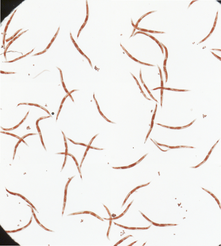
#> input picture images/BBBC011/L4440/1/1.png, 221 x 246 px, shrunk from 691 x 770 before the run
$ jupyter execute --allow-errors 3_image_analysis.ipynb   (shell and % lines are left out)
#> lines starting #> are read from the running program, lines starting #| are printed output that depends on the picture; after the words box and inside, x2 and y2 are one past the last pixel; in counts of white or black regions, pixels touching at a corner belong together
# Image analysis

[cell 1]
import math
import matplotlib
import matplotlib.pyplot
import scipy.ndimage
import skimage
import skimage.color
import skimage.data
import skimage.feature
import skimage.filters
import skimage.io
import skimage.morphology
import skimage.util

[cell 2]
image = skimage.io.imread("images/BBBC011/L4440/1/1.png")
#> image is the input picture: shape (246, 221, 3); mean R, G, B 240.4, 237.9, 235.4

grayscale = skimage.color.rgb2gray(image)
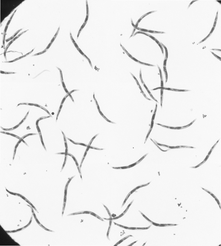
#> grayscale: shape (246, 221) float64; min 0.0409, max 1, mean 0.934

cropped = skimage.util.crop(grayscale, 100)

_, (a, b, c) = matplotlib.pyplot.subplots(
    figsize=(16, 5),
    ncols=3
)

a.imshow(image)
a.set_title("Original")

b.imshow(grayscale, cmap=matplotlib.pyplot.cm.gray)
b.set_title("Grayscale")

c.imshow(cropped, cmap=matplotlib.pyplot.cm.gray)
c.set_title("Cropped")

matplotlib.pyplot.show()

## Image segmentation

### Thresholding

[cell 3]
threshold = skimage.filters.threshold_otsu(cropped)
#> threshold = 0.79

binary = cropped > threshold
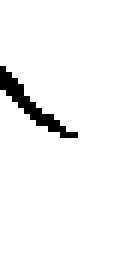
#> binary: shape (46, 21) bool (shown 6 times larger); 96.3% white; black in thin lines or dots, all inside (x1, y1, x2, y2) = (0, 11, 13, 23)

_, (a, b, c) = matplotlib.pyplot.subplots(
    figsize=(16, 5),
    ncols=3
)

a.imshow(cropped, cmap=matplotlib.pyplot.cm.gray)

b.hist(cropped)
b.axvline(threshold, color="red")

c.imshow(binary, cmap=matplotlib.pyplot.cm.gray)

matplotlib.pyplot.show()
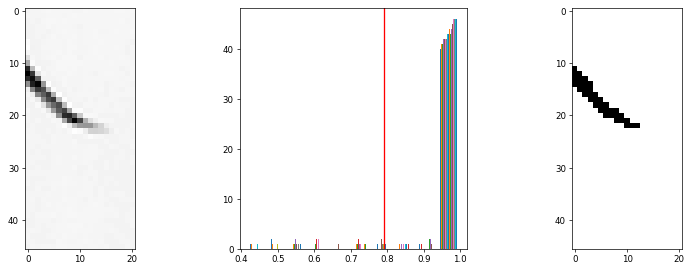
#> figure drawn by matplotlib, 3 panels; panel 2: tallest bar 40 high, from x = 0.945 to 0.948; panel 2: tallest bar 41 high, from x = 0.948 to 0.95; panel 2: tallest bar 41 high, from x = 0.95 to 0.952

#### Otsu’s method

[cell 4]
radius = 15

disk = skimage.morphology.disk(radius)

local_otsu = skimage.filters.rank.otsu(cropped, disk)
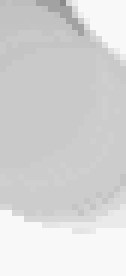
#> local_otsu: shape (46, 21) (shown 6 times larger); min 138, max 248, mean 213.2

threshold_global_otsu = skimage.filters.threshold_otsu(cropped)
#> threshold_global_otsu = 0.79

global_otsu = cropped >= threshold_global_otsu

figure, axis = matplotlib.pyplot.subplots(
    figsize=(16, 10),
    ncols=2,
    nrows=2
)

a, b, c, d = axis.ravel()

figure.colorbar(a.imshow(cropped, cmap=matplotlib.pyplot.cm.gray), ax=a, orientation='horizontal')
a.set_title('Original')

figure.colorbar(b.imshow(local_otsu, cmap=matplotlib.pyplot.cm.gray), ax=b, orientation='horizontal')
b.set_title('Local Otsu (radius=%d)' % radius)

c.imshow(cropped >= local_otsu, cmap=matplotlib.pyplot.cm.gray)
c.set_title('Original >= Local Otsu' % threshold_global_otsu)

d.imshow(global_otsu, cmap=matplotlib.pyplot.cm.gray)
d.set_title('Global Otsu (threshold = %d)' % threshold_global_otsu)

matplotlib.pyplot.show()
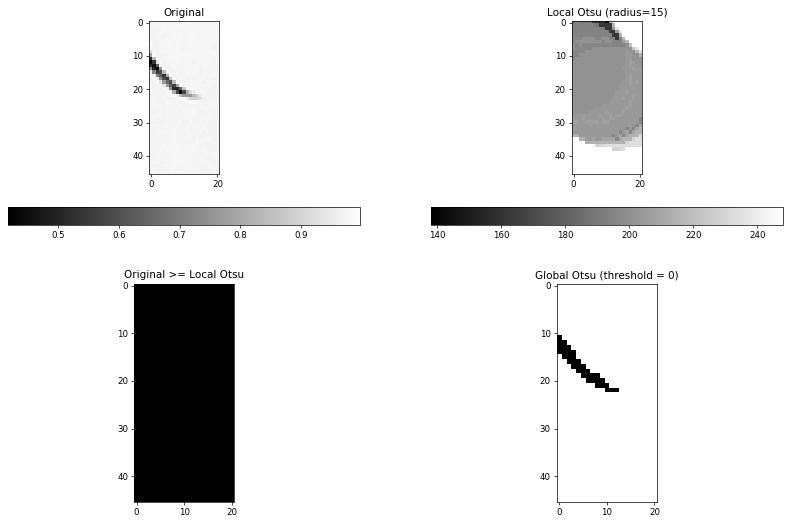
#> figure drawn by matplotlib, 6 panels

### Watershed

[cell 5]
threshold = 0.92

binary = cropped > threshold
#> binary: shape (46, 21) bool; 94.6% white; black in thin lines or dots, all inside (x1, y1, x2, y2) = (0, 10, 16, 24)

_, (a, b, c) = matplotlib.pyplot.subplots(
    figsize=(16, 5),
    ncols=3
)

a.imshow(cropped, cmap=matplotlib.pyplot.cm.gray)

b.hist(cropped)
b.axvline(threshold, color="red")

c.imshow(binary, cmap=matplotlib.pyplot.cm.gray)

matplotlib.pyplot.show()
#> figure, not shown here; panel 2: tallest bar 40 high, from x = 0.945 to 0.948; panel 2: tallest bar 41 high, from x = 0.948 to 0.95; panel 2: tallest bar 41 high, from x = 0.95 to 0.952

[cell 6]
median_disk = skimage.morphology.disk(2)

#> (the rest of this cell did not finish here and is left out)

## Object recognition

### Feature detection

#### Edge detection

##### Sobel operator

[cell 7]
sobel = skimage.filters.sobel(binary)

_, (axis) = matplotlib.pyplot.subplots(
    figsize=(16, 8)
)

axis.imshow(sobel, cmap=matplotlib.pyplot.cm.gray)

##### Canny edge detector

[cell 8]
sigma_1 = skimage.feature.canny(binary, sigma=0.05)
#> sigma_1: shape (46, 21) bool; 5% white in thin lines or dots, all inside (x1, y1, x2, y2) = (1, 10, 16, 25)
sigma_2 = skimage.feature.canny(binary, sigma=0.10)
sigma_3 = skimage.feature.canny(binary, sigma=0.25)
sigma_4 = skimage.feature.canny(binary, sigma=0.50)
sigma_5 = skimage.feature.canny(binary, sigma=1.00)
sigma_6 = skimage.feature.canny(binary, sigma=2.00)
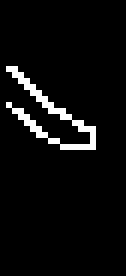
#> sigma_6: shape (46, 21) bool (shown 6 times larger); 4.7% white in thin lines or dots, all inside (x1, y1, x2, y2) = (1, 11, 16, 25)

[cell 9]
_, (a, b, c) = matplotlib.pyplot.subplots(
    ncols=3,
    figsize=(16, 8)
)

a.imshow(sigma_1, cmap=matplotlib.pyplot.cm.gray)
a.set_title("$\sigma=0.05$")

b.imshow(sigma_2, cmap=matplotlib.pyplot.cm.gray)
b.set_title("$\sigma=0.10$")

c.imshow(sigma_3, cmap=matplotlib.pyplot.cm.gray)
c.set_title("$\sigma=0.25$")

matplotlib.pyplot.show()

[cell 10]
_, (a, b, c) = matplotlib.pyplot.subplots(
    figsize=(16, 8),
    ncols=3
)

a.imshow(sigma_4, cmap=matplotlib.pyplot.cm.gray)
a.set_title("$\sigma=0.5$")

b.imshow(sigma_5, cmap=matplotlib.pyplot.cm.gray)
b.set_title("$\sigma=1.0$")

c.imshow(sigma_6, cmap=matplotlib.pyplot.cm.gray)
c.set_title("$\sigma=2.0$")

matplotlib.pyplot.show()

#### Blob detection

[cell 11]
image = skimage.io.imread("images/BBBC020/1/3.tif")
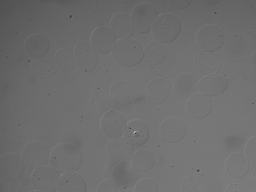
#> input picture images/BBBC009/3.tif, 256 x 192 px, shrunk from 800 x 600 before the run, found by its file name
#> image is the input picture: shape (192, 256); min 59, max 199, mean 110

grayscale = skimage.color.rgb2gray(image)

cropped = skimage.util.crop(grayscale, 100)
#> cropped = empty array

_, (a, b) = matplotlib.pyplot.subplots(
    figsize=(16, 8),
    ncols=2
)

a.imshow(image)
a.set_title("Original")

b.imshow(grayscale, cmap=matplotlib.pyplot.cm.gray)
b.set_title("Grayscale")

matplotlib.pyplot.show()

[cell 12]
threshold = skimage.filters.threshold_otsu(grayscale)
#> threshold = 107

binary = grayscale > threshold
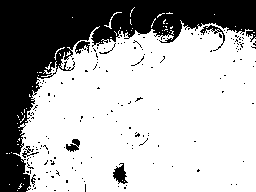
#> binary: shape (192, 256) bool; 68.4% white; 171 black regions (163 under 20 px), largest, box (x1, y1, x2, y2) and area: (0, 0, 256, 192) 14456, (113, 163, 128, 184) 176, (200, 25, 225, 51) 123

_, (a, b, c) = matplotlib.pyplot.subplots(
    figsize=(16, 8),
    ncols=3
)

a.imshow(grayscale, cmap=matplotlib.pyplot.cm.gray)

b.hist(grayscale)
b.axvline(threshold, color="red")

c.imshow(binary, cmap=matplotlib.pyplot.cm.gray)

matplotlib.pyplot.show()
#> figure, not shown here; panel 2: tallest bar 143 high, from x = 88.4 to 88.44; panel 2: tallest bar 152 high, from x = 88.44 to 88.49; panel 2: tallest bar 139 high, from x = 88.49 to 88.53

[cell 13]
threshold = 0.007

binary = grayscale > threshold
#> binary: shape (192, 256) bool; every value is 1

_, (a, b, c) = matplotlib.pyplot.subplots(
    ncols=3,
    figsize=(16, 8)
)

a.imshow(grayscale, cmap=matplotlib.pyplot.cm.gray)

b.hist(grayscale)
b.axvline(threshold, color="red")

c.imshow(binary, cmap=matplotlib.pyplot.cm.gray)

matplotlib.pyplot.show()
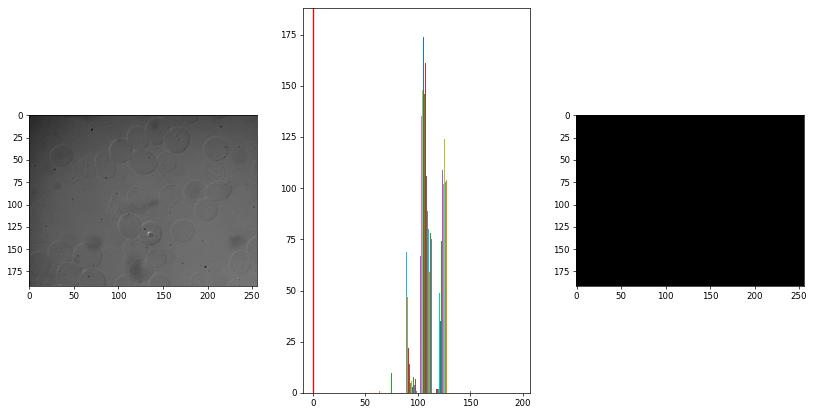
#> figure drawn by matplotlib, 3 panels; panel 2: tallest bar 143 high, from x = 88.4 to 88.44; panel 2: tallest bar 152 high, from x = 88.44 to 88.49; panel 2: tallest bar 139 high, from x = 88.49 to 88.53

##### Laplacian of Gaussian (LoG)

[cell 14]
blobs = skimage.feature.blob_log(
    image=binary,
    max_sigma=50,
    min_sigma=15,
    num_sigma=10,
    threshold=0.2
)
#> blobs = empty array

blobs[:, 2] = blobs[:, 2] * math.sqrt(2)

_, (a, b) = matplotlib.pyplot.subplots(
    figsize=(16, 8),
    ncols=2
)

a.imshow(grayscale)

for ordinate, abscissa, radius in blobs:
    circle = matplotlib.pyplot.Circle((abscissa, ordinate), radius, color="red", linewidth=2, fill=False)

    a.add_patch(circle)
#> this loop made 0 passes

b.imshow(binary)

for ordinate, abscissa, radius in blobs:
    circle = matplotlib.pyplot.Circle((abscissa, ordinate), radius, color="red", linewidth=2, fill=False)

    b.add_patch(circle)

matplotlib.pyplot.show()

##### Difference of Gaussians (DoG)

[cell 15]
blobs = skimage.feature.blob_dog(
    image=binary,
    min_sigma=1,
    max_sigma=50,
    sigma_ratio=1.6,
    threshold=2.0,
    overlap=0.5
)

blobs[:, 2] = blobs[:, 2] * math.sqrt(2)

_, (a, b) = matplotlib.pyplot.subplots(
    figsize=(16, 8),
    ncols=2
)

a.imshow(grayscale)

for ordinate, abscissa, radius in blobs:
    circle = matplotlib.pyplot.Circle((abscissa, ordinate), radius, color="red", linewidth=2, fill=False)

    a.add_patch(circle)

b.imshow(binary)

for ordinate, abscissa, radius in blobs:
    circle = matplotlib.pyplot.Circle((abscissa, ordinate), radius, color="red", linewidth=2, fill=False)

    b.add_patch(circle)

matplotlib.pyplot.show()

##### Determinant of Hessian (DoH)

[cell 16]
blobs = skimage.feature.blob_doh(
    image=binary,
    min_sigma=1,
    max_sigma=30,
    num_sigma=10,
    threshold=0.01,
    overlap=0.5,
    log_scale=False
)
#> blobs = [[176, 240, 30]]

_, (a, b) = matplotlib.pyplot.subplots(
    figsize=(16, 8),
    ncols=2
)

a.imshow(grayscale)

for ordinate, abscissa, radius in blobs:
    circle = matplotlib.pyplot.Circle((abscissa, ordinate), radius, color="red", linewidth=2, fill=False)

    a.add_patch(circle)
#> this loop made 1 pass

b.imshow(binary)

for ordinate, abscissa, radius in blobs:
    circle = matplotlib.pyplot.Circle((abscissa, ordinate), radius, color="red", linewidth=2, fill=False)

    b.add_patch(circle)

matplotlib.pyplot.show()
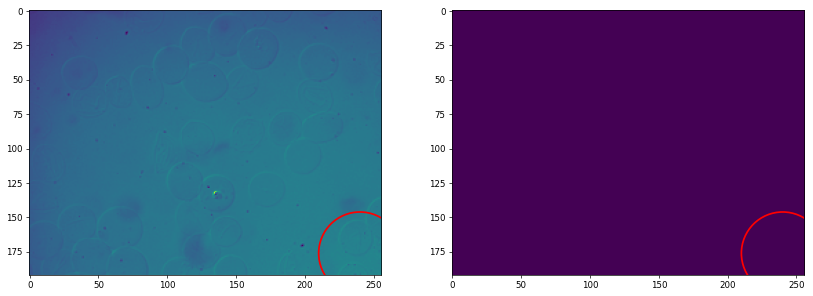
#> figure drawn by matplotlib, 2 panels
